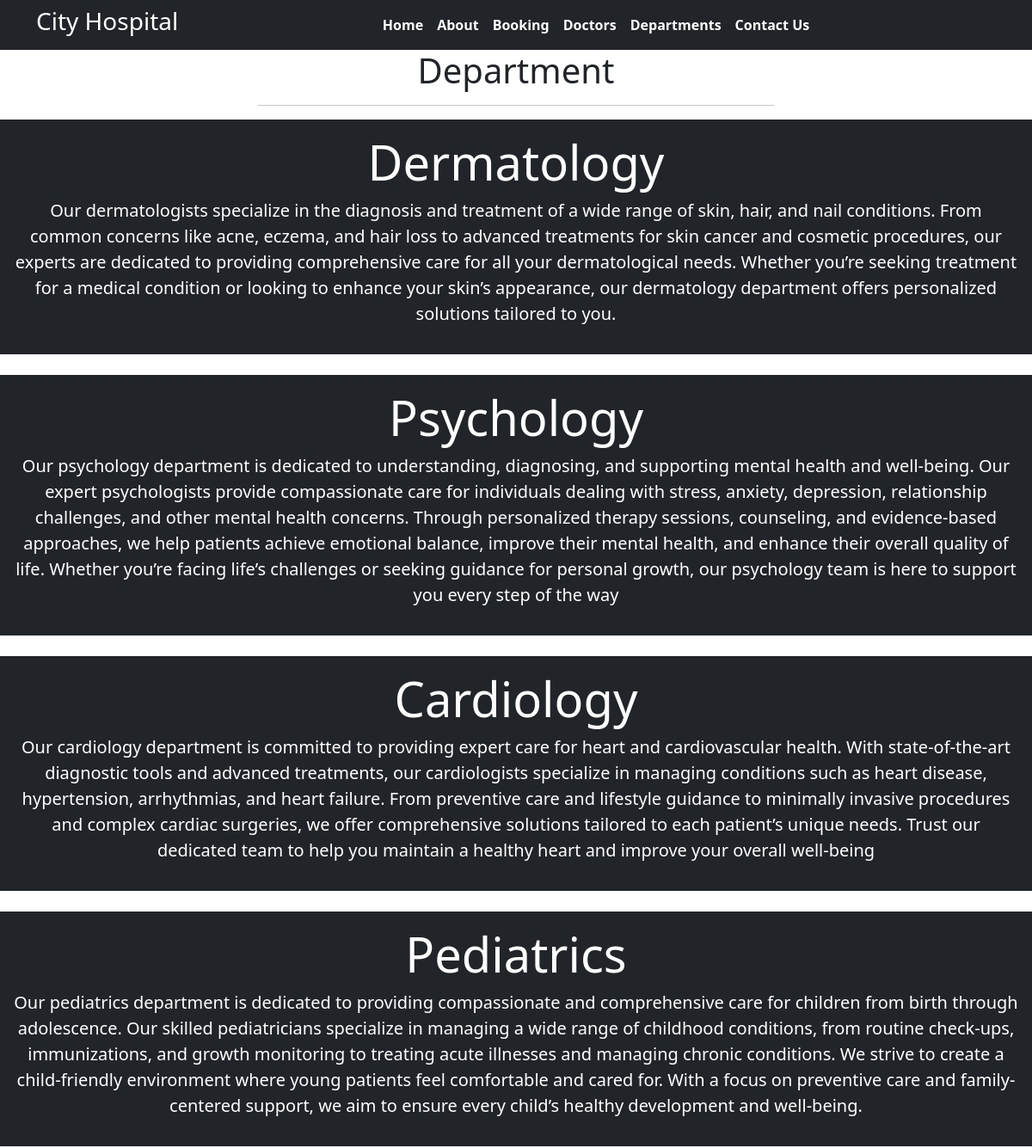
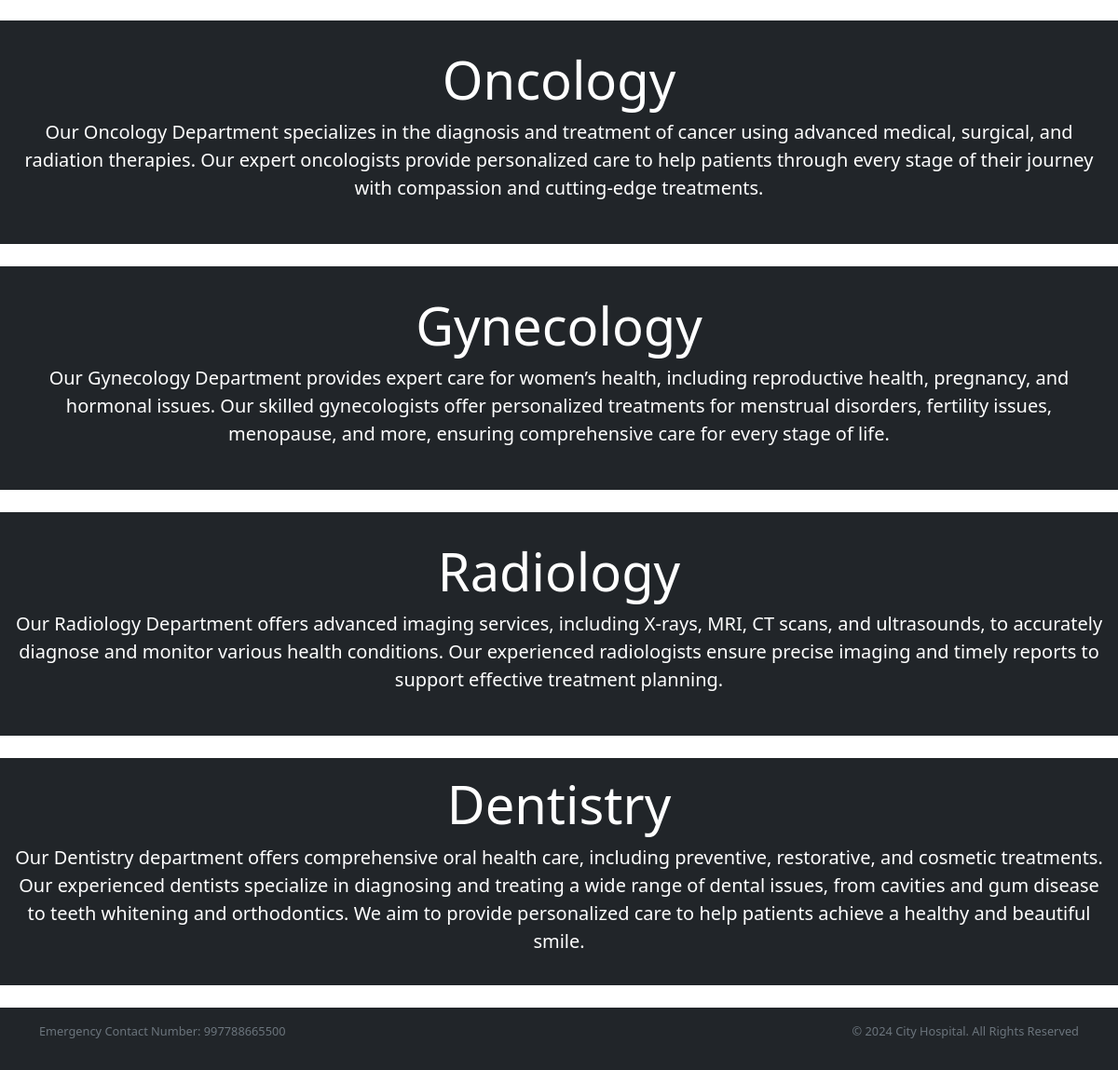
Page /Department/ on the committed database (2 pictures, top to bottom).
### home/models.py (models this page shows, shortened)
class Departments(models.Model):
    dep_name = models.CharField(max_length=100)
    dep_desription = models.TextField()

### home/views.py (the view)
# urls.py: path('Department/', views.Department, name='Department'),
def Department(request):
    dict_dept={
        'dept':Departments.objects.all()
    }
    return render(request,'department.html',dict_dept)

### templates/department.html (shortened to what this page needs)
{% extends "Base.html" %}
{% block Content %}
<h1 class="text-center text-dark">Department</h1>
<hr class="w-50 mx-auto">
{% for d in dept %}
   <div class="d-flex flex-column align-items-center justify-content-center text-center bg-dark text-white p-3" style="min-height: 30vh;">
    <h1 class="display-4">{{d.dep_name}}</h1>
    <p class="lead">{{d.dep_desription}}</p>
   </div>
    <body>
    </body>
{% endfor %}
{% endblock %}

### rows in the picture
Departments: dep_name "Dermatology", dep_desription "Our dermatologists specialize in the diagnosis and treatment of a wide range of skin, hair, and nail conditions. From common concerns like acne, eczema, and hair loss to advanced treatments for skin cancer and cosmetic procedures, our experts are dedicated to providing comprehensive care for all your dermatological needs. Whether you’re seeking treatment for a medical condition or looking to enhance your skin’s appearance, our dermatology department offers personalized solutions tailored to you."
Departments: dep_name "Psychology", dep_desription "Our psychology department is dedicated to understanding, diagnosing, and supporting mental health and well-being. Our expert psychologists provide compassionate care for individuals dealing with stress, anxiety, depression, relationship challenges, and other mental health concerns. Through personalized therapy sessions, counseling, and evidence-based approaches, we help patients achieve emotional balance, improve their mental health, and enhance their overall quality of life. Whether you’re facing life’s challenges or seeking guidance for personal growth, our psychology team is here to support you every step of the way"
Departments: dep_name "Cardiology", dep_desription "Our cardiology department is committed to providing expert care for heart and cardiovascular health. With state-of-the-art diagnostic tools and advanced treatments, our cardiologists specialize in managing conditions such as heart disease, hypertension, arrhythmias, and heart failure. From preventive care and lifestyle guidance to minimally invasive procedures and complex cardiac surgeries, we offer comprehensive solutions tailored to each patient’s unique needs. Trust our dedicated team to help you maintain a healthy heart and improve your overall well-being"
Departments: dep_name "Pediatrics", dep_desription "Our pediatrics department is dedicated to providing compassionate and comprehensive care for children from birth through adolescence. Our skilled pediatricians specialize in managing a wide range of childhood conditions, from routine check-ups, immunizations, and growth monitoring to treating acute illnesses and managing chronic conditions. We strive to create a child-friendly environment where young patients feel comfortable and cared for. With a focus on preventive care and family-centered support, we aim to ensure every child’s healthy development and well-being."
Departments: dep_name "Oncology", dep_desription "Our Oncology Department specializes in the diagnosis and treatment of cancer using advanced medical, surgical, and radiation therapies. Our expert oncologists provide personalized care to help patients through every stage of their journey with compassion and cutting-edge treatments."
Departments: dep_name "Gynecology", dep_desription "Our Gynecology Department provides expert care for women’s health, including reproductive health, pregnancy, and hormonal issues. Our skilled gynecologists offer personalized treatments for menstrual disorders, fertility issues, menopause, and more, ensuring comprehensive care for every stage of life."
Departments: dep_name "Radiology", dep_desription "Our Radiology Department offers advanced imaging services, including X-rays, MRI, CT scans, and ultrasounds, to accurately diagnose and monitor various health conditions. Our experienced radiologists ensure precise imaging and timely reports to support effective treatment planning."
Departments: dep_name "Dentistry", dep_desription "Our Dentistry department offers comprehensive oral health care, including preventive, restorative, and cosmetic treatments. Our experienced dentists specialize in diagnosing and treating a wide range of dental issues, from cavities and gum disease to teeth whitening and orthodontics. We aim to provide personalized care to help patients achieve a healthy and beautiful smile."
